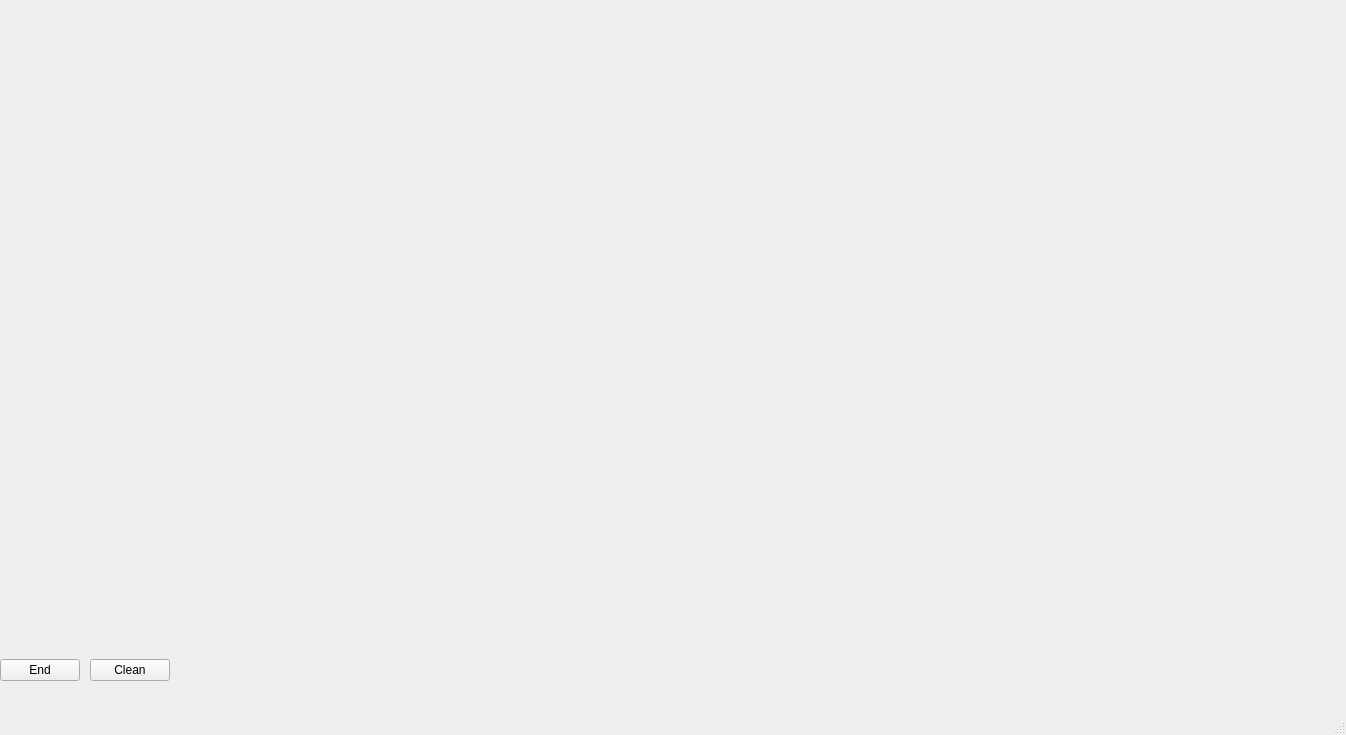
<?xml version="1.0" encoding="UTF-8"?>
<ui version="4.0">
 <class>MainWindow</class>
 <widget class="QMainWindow" name="MainWindow">
  <property name="geometry">
   <rect>
    <x>0</x>
    <y>0</y>
    <width>1346</width>
    <height>735</height>
   </rect>
  </property>
  <property name="windowTitle">
   <string>MainWindow</string>
  </property>
  <widget class="QWidget" name="centralwidget">
   <widget class="QWidget" name="formLayoutWidget">
    <property name="geometry">
     <rect>
      <x>0</x>
      <y>0</y>
      <width>1341</width>
      <height>681</height>
     </rect>
    </property>
    <layout class="QFormLayout" name="formLayout">
     <item row="0" column="0">
      <layout class="QVBoxLayout" name="verticalLayout">
       <property name="spacing">
        <number>10</number>
       </property>
       <item>
        <spacer name="vSpace">
         <property name="orientation">
          <enum>Qt::Vertical</enum>
         </property>
         <property name="sizeHint" stdset="0">
          <size>
           <width>20</width>
           <height>40</height>
          </size>
         </property>
        </spacer>
       </item>
       <item>
        <layout class="QHBoxLayout" name="horizontalLayout">
         <property name="spacing">
          <number>10</number>
         </property>
         <item>
          <widget class="QPushButton" name="end">
           <property name="text">
            <string>End</string>
           </property>
          </widget>
         </item>
         <item>
          <widget class="QPushButton" name="clean">
           <property name="text">
            <string>Clean</string>
           </property>
          </widget>
         </item>
        </layout>
       </item>
      </layout>
     </item>
     <item row="0" column="1">
      <widget class="GSWidget" name="gsWidget" native="true"/>
     </item>
    </layout>
   </widget>
  </widget>
  <widget class="QMenuBar" name="menubar">
   <property name="geometry">
    <rect>
     <x>0</x>
     <y>0</y>
     <width>1346</width>
     <height>26</height>
    </rect>
   </property>
  </widget>
  <widget class="QStatusBar" name="statusbar"/>
 </widget>
 <customwidgets>
  <customwidget>
   <class>GSWidget</class>
   <extends>QWidget</extends>
   <header>gswidget.h</header>
   <container>1</container>
  </customwidget>
 </customwidgets>
 <resources/>
 <connections/>
</ui>
